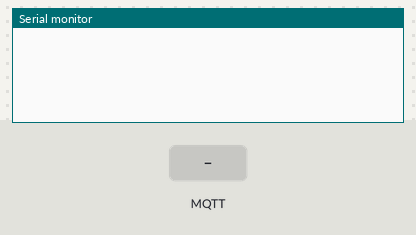
A sketch run on a simulated Arduino Uno, built with avr-gcc and run on an emulated ATmega328P. Parts: the last lines printed to the serial monitor. The inputs (shaded band) are chosen by the test bench. No MQTT or app messages arrive unless stated.

Above: at 2.3 s.
2.4 s: MQTT message "1" arrives on the first subscribed topic
At 3.1 s:
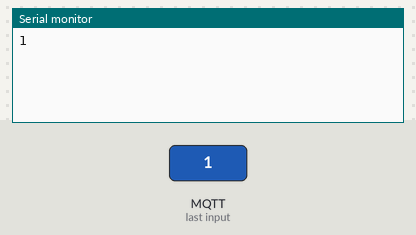
3.9 s: MQTT message "on" arrives on the first subscribed topic
At 4.2 s:
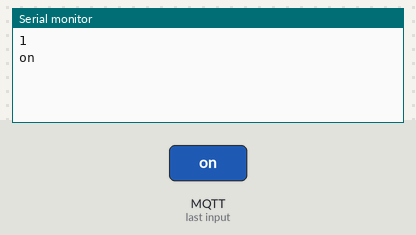
5.4 s: MQTT message "off" arrives on the first subscribed topic
At 6.6 s:
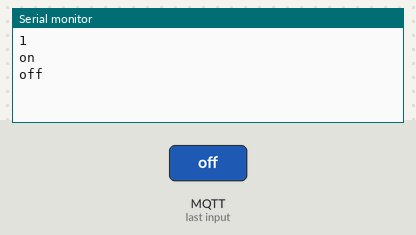
6.9 s: MQTT message "1" arrives on the second subscribed topic
At 7.7 s:
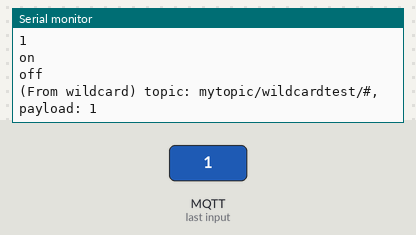
8.4 s: MQTT message "on" arrives on the second subscribed topic
At 8.9 s:
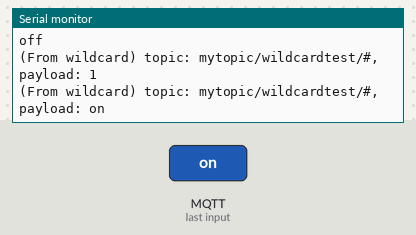
9.9 s: MQTT message "off" arrives on the second subscribed topic
At 11.2 s:
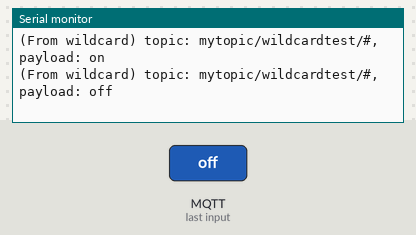

The sketch:

SimpleMQTTClient.ino
```cpp
/*
  SimpleMQTTClient.ino
  The purpose of this exemple is to illustrate a simple handling of MQTT and Wifi connection.
  Once it connects successfully to a Wifi network and a MQTT broker, it subscribe to a topic and send a message to it.
  It will also send a message delayed 5 seconds later.
*/

#include "EspMQTTClient.h"

EspMQTTClient client(
  "Siri somabt",
  "08325202529",
  "192.168.1.100",  // MQTT Broker server ip
  "SaftSide",   // Can be omitted if not needed
  "SaftSide",   // Can be omitted if not needed
  "TestClient",     // Client name that uniquely identify your device
  1883              // The MQTT port, default to 1883. this line can be omitted
);

void setup()
{
  Serial.begin(115200);

  // Optionnal functionnalities of EspMQTTClient :
  client.enableDebuggingMessages(); // Enable debugging messages sent to serial output
  client.enableHTTPWebUpdater(); // Enable the web updater. User and password default to values of MQTTUsername and MQTTPassword. These can be overrited with enableHTTPWebUpdater("user", "password").
  client.enableLastWillMessage("TestClient/lastwill", "I am going offline");  // You can activate the retain flag by setting the third parameter to true
}

// This function is called once everything is connected (Wifi and MQTT)
// WARNING : YOU MUST IMPLEMENT IT IF YOU USE EspMQTTClient
void onConnectionEstablished()
{
  // Subscribe to "mytopic/test" and display received message to Serial
  client.subscribe("mytopic/test", [](const String & payload) {
    Serial.println(payload);
  });

  // Subscribe to "mytopic/wildcardtest/#" and display received message to Serial
  client.subscribe("mytopic/wildcardtest/#", [](const String & topic, const String & payload) {
    Serial.println("(From wildcard) topic: " + topic + ", payload: " + payload);
  });

  // Publish a message to "mytopic/test"
  client.publish("mytopic/test", "This is a message"); // You can activate the retain flag by setting the third parameter to true

  // Execute delayed instructions
  client.executeDelayed(5 * 1000, []() {
    client.publish("mytopic/wildcardtest/test123", "This is a message sent 5 seconds later");
  });
}

void loop()
{
  client.loop();
}
```

Measured:
- after the input at 2.4 s, the serial monitor: prints a new line at once (image 1)
- after the input at 3.9 s, the serial monitor: prints a new line at once (image 2)
- after the input at 5.4 s, the serial monitor: prints a new line at once (image 3)
- after the input at 6.9 s, the serial monitor: prints a new line at once (image 4)
- after the input at 8.4 s, the serial monitor: prints a new line at once (image 5)
- after the input at 9.9 s, the serial monitor: prints a new line at once (image 6)
